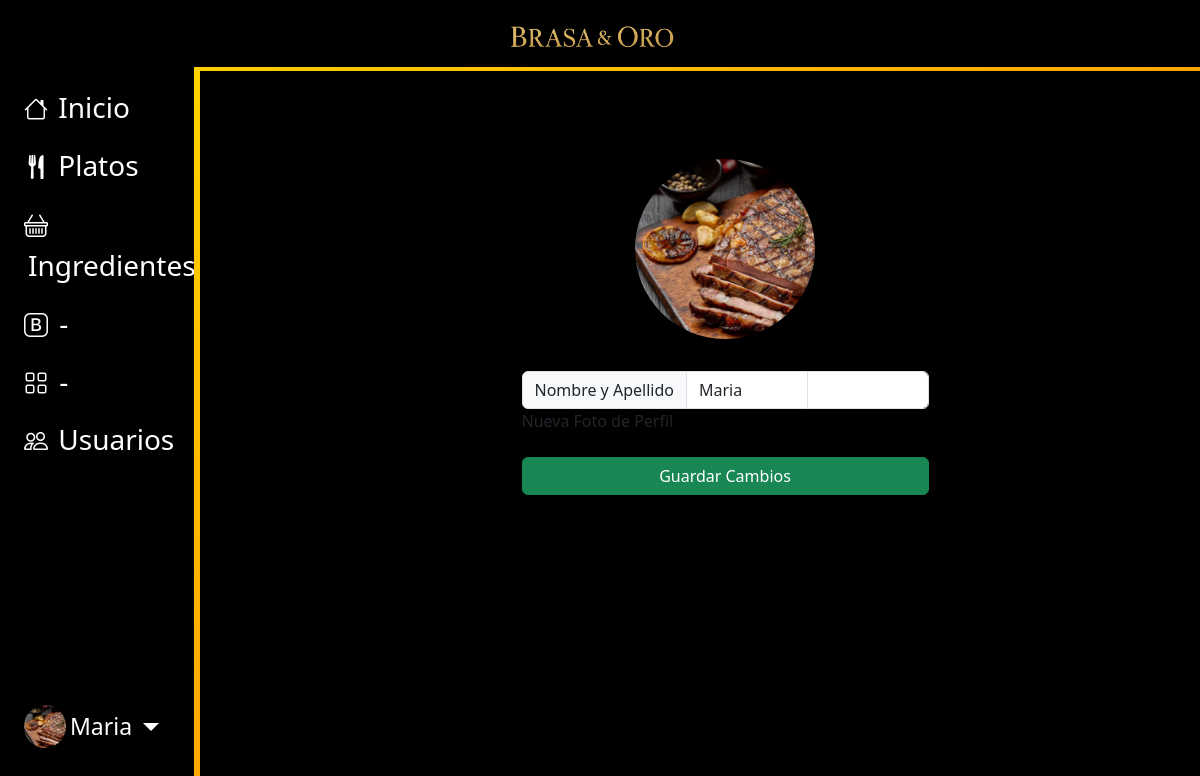
/Algo/confi-perfil/perfil.php (signed in), run on the app's committed database.
### tables this page shows
CREATE TABLE `usuarios` (
  `id_user` int(11) NOT NULL,
  `cedula` int(11) NOT NULL,
  `nombre` varchar(150) NOT NULL,
  `apellidos` varchar(150) NOT NULL,
  `telefono` varchar(150) NOT NULL,
  `contraseña` varchar(255) NOT NULL,
  `genero` enum('Hombre','Mujer') NOT NULL DEFAULT 'Hombre',
  `fechaNacimiento` date NOT NULL DEFAULT current_timestamp(),
  `rol` enum('administrador','cajero') DEFAULT 'cajero',
  `imagen` varchar(255) NOT NULL,
  `id_estado` int(11) DEFAULT 1
);

### Algo/includes/session_cd.php (called while the page is built)
<?php
$cedula_usuario = $_SESSION['cedula'] ?? '';
if ($cedula_usuario != '') {
    $query = "SELECT nombre, apellidos FROM usuarios WHERE cedula = '$cedula_usuario'";
    $resultado = mysqli_query($conn, $query);
    if ($row = mysqli_fetch_assoc($resultado)) {
        $nombre = $row['nombre'];
        $apellido = $row['apellidos'];
    } else {
        $nombre = "Usuario";
        $apellido = "";
    }
} else {
    header("Location: ../logIn/Login.php");
    exit;
}
?>

### Algo/confi-perfil/perfil.php (the view, shortened to what this page needs)
<?php
$activo = 'perfil';
include('../includes/header.php');
?>
    <?php	include("../includes/session_cd.php")?>
            <div class="col py-3 custom-bd">
            <div class="container p-4 ">
    <div class="container mt-5">
        <div class="row justify-content-center">
        <div class="col-md-6 text-center">
            <form action="agregarImagen.php" method="POST" enctype="multipart/form-data">
            <img id="preview" src="uploads/<?php echo $user['imagen']; ?>" alt="Foto de perfil" class="profile-img mb-3 r" onclick="document.getElementById('fileInput').click();">
            <div class="input-group">
                <span class="input-group-text">Nombre y Apellido </span>
                        <input
                            type="text"
                            aria-label="First name"
                            class="form-control"
                            name="nombre" value="<?php echo $nombre; ?>">
                        <input
                            type="text"
                            aria-label="Last name"
                            class="form-control"
                            name="apellido" value="<?php echo $apellido; ?>">
            </div>
            <div class="mb-3 text-start">
                <label for="foto" class="form-label">Nueva Foto de Perfil</label>
            </div>
            <input type="submit" class="btn btn-success w-100" value="Guardar Cambios">
            </form>
        </div>
        </div>
    </div>
      <?php include('../includes/footer.php'); ?>

### Algo/includes/header.php (shortened to what this page needs)
    <?php include("../crud/db.php") ?>
    <?php	include("session_cd.php")?>
    <?php
    function esActivo($nombre) {
        global $activo;
        return ($activo == $nombre) ? 'active' : '';
    }
    ?>
    <?php
    $id = $_SESSION['id_user'];
        $sql = "SELECT * FROM usuarios WHERE id_user = $id";
        $result = $conn->query($sql);
        $user = $result->fetch_assoc();
    ?>
    <!DOCTYPE html>
    <html lang="en">
    <head>
        <link href="https://cdn.jsdelivr.net/npm/bootstrap@5.3.5/dist/css/bootstrap.min.css" rel="stylesheet">
        <link rel="stylesheet" href="https://cdn.jsdelivr.net/npm/bootstrap-icons@1.13.1/font/bootstrap-icons.min.css">
        <link rel="stylesheet" href="../css/profile.css">
        <link rel="stylesheet" href="../css/table.css">
        <link rel="stylesheet" href="../css/aside.css">
        <link rel="stylesheet" href="../css/nav.css">
        <link rel="stylesheet" href="../css/home.css">
        <link rel="stylesheet" href="https://cdnjs.cloudflare.com/ajax/libs/font-awesome/6.0.0/css/all.min.css" />
    </head>
    <body>
    <nav class="navbar navbar-dark bg-black custom-naver fixed-top">
        <div class="imagen">
            <a href="../crud/inicio.php" class="navbar-brand"><img class="nav-imagen" src="../img/Brasas.png" alt=""></a>
        </div>
    </nav>
    <div class="underline"></div>
    <div class="container-fluid ">
        <div class="row flex-nowrap w-100">
            <div class="col-auto col-md-3 col-xl-2 px-sm-2 px-0 custom-aside">
                <div class="d-flex flex-column align-items-center align-items-sm-start px-3 pt-2 custom-bar">
                    <ul class="nav nav-pills flex-column  align-items-center align-items-sm-start custom-ul" id="menu">
                        <li class="nav-item">
                            <a href="../crud/inicio.php" class="nav-link align-middle px-0 custom-icon <?= esActivo('inicio') ?>">
                                <i class="fs-4 bi-house"> </i>
                                <span class="ms-1 d-none d-sm-inline">Inicio</span>
                            </a>
                        </li>
                        <li>
                            <a href="../registro/table.php"  class="nav-link px-0 align-middle custom-icon <?= esActivo('platos') ?>">
                                <i class="icon fs-4 bi-fork-knife"> </i> <span class="ms-1 d-none d-sm-inline">Platos</span> </a>
                        </li>
                        <li>
                            <a href="../ingredientes/ingredientes.php" class="nav-link px-0 align-middle custom-icon <?= esActivo('ingredientes') ?>">
                                <i class="fs-4 bi bi-basket"> </i> <span class="ms-1 d-none d-sm-inline "> Ingredientes</span></a>
                        </li>
                        <li>
                            <a href="#submenu2" data-bs-toggle="collapse" class="nav-link px-0 align-middle custom-icon">
                                <i class="fs-4 bi-bootstrap"></i> <span class="ms-1 d-none d-sm-inline text-white">-</span></a>
                        </li>
                        <li>
                            <a href="#submenu3" data-bs-toggle="collapse" class="nav-link px-0 align-middle custom-icon">
                                <i class="fs-4 bi-grid"></i> <span class="ms-1 d-none d-sm-inline text-white">-</span> </a>
                        </li>
                        <li>
                            <a href="../usuarios/usuarios.php" class="nav-link px-0 align-middle custom-icon <?= esActivo('usuarios') ?>">
                                <i class="fs-4 bi-people"> </i> <span class="ms-1 d-none d-sm-inline">Usuarios</span> </a>
                        </li>
                    </ul>
                    <div class="dropdown pb-4 ">
                        <a href="#" class="d-flex align-items-center text-white text-decoration-none dropdown-toggle " id="dropdownUser1" data-bs-toggle="dropdown" aria-expanded="false">
                        <img src="../confi-perfil/uploads/<?php echo $user['imagen']; ?>" alt="hugenerd" class="rounded-circle perfil-img">
                            <span class="d-none d-sm-inline mx-1 custom-name">
                            <?php echo $nombre . " " . $apellido; ?>
                            </span>
                        </a>
                    </div>
                </div>
            </div>
    </div>
</div>

### Algo/css/profile.css (style rules this page uses)
.profile-img { width: 180px; height: 180px; object-fit: cover; border-radius: 50%; box-shadow: 0 0 10px rgba(0,0,0,0.2); cursor: pointer; }

### Algo/css/aside.css (style rules this page uses)
body { overflow-x: hidden; }
.custom-bd { flex-grow: 1; }
.custom-ul { margin-bottom: 42.5vh; }
.custom-aside { position: relative; background-color: #000000; }
.custom-aside::before { content: ""; position: absolute; top: 0; right: 0; width: 6px; height: 100%; background: linear-gradient(to bottom, #FFD700, #FFA500); pointer-events: none; }
.custom-icon { color: #ffffff !important; }
.custom-aside { font-size: 28px; }
.custom-name { font-size: 23px !important; }
.custom-aside { padding-top: 70px; position: fixed; top: 0; left: 0; height: 100vh; overflow-y: auto; background-color: #000000; z-index: 1000; }
.custom-bd { margin-left: 250px; padding: 20px; }
.perfil-img { width: 42px; height: 43px; object-fit: cover; }
@media (max-width: 1700px) { .custom-ul { margin-bottom: 25.5vh; } }

### Algo/css/nav.css (style rules this page uses)
* { margin: 0; padding: 0; box-sizing: border-box; font-family:'Segoe UI', Tahoma, Geneva, Verdana, sans-serif; }
body { background-color: #000; padding-top: 67px; }
.underline { height: 4px; background: linear-gradient(to right, #FFD700, #FFA500); width: 100%; }
.nav-imagen { margin: 0; padding: 0; width: 200px; }
.imagen { width: 100%; display: flex; justify-content: center; text-align: center; }

### Algo/css/home.css (style rules this page uses)
.custom-bd { background-color: black; }

### data on the page
usuarios: imagen (picture), nombre "Maria"

### other printed values
$nombre "Maria"
